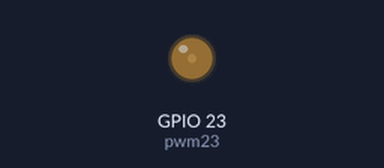
Simulated run of this program. Board: ESP32 board running MicroPython. Shown: output pins drawn as LEDs (lit = HIGH).

Above: at 0.05 s.
At 1.05 s:
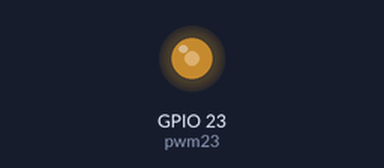
At 2.1 s:
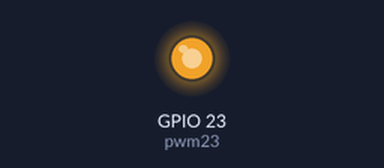
Timing chart, 0 to 5.5 s (numbered marks = the images above):
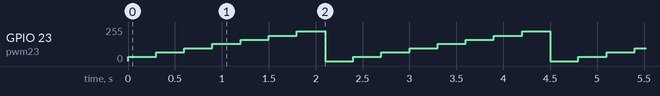

Measured:
- by itself, GPIO 23 (pwm23): repeats every 2.4 s: 64/255 0.30 s, 96/255 0.30 s, 128/255 0.30 s, 160/255 0.30 s, 191/255 0.30 s, 223/255 0.30 s, 0/255 0.30 s, 32/255 0.30 s

The program:

hello_pwm_32.py
```python
from machine import Pin
from machine import PWM
import time

PWM2 = 23


pwm23 = PWM(Pin(23))
pwm23.freq()
pwm23.duty()

index = 1
while True:
    pwm23.freq(50)
    pwm23.duty(128*(index%8))
    index += 1
    time.sleep(0.3)
```
